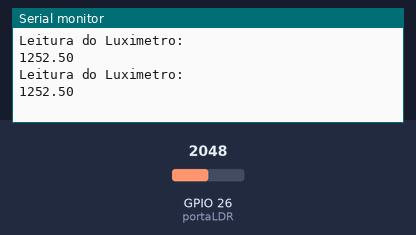
Simulated run of this sketch. Board: ESP32. On the bench: the last lines printed to the serial monitor. The test bench sets the inputs (shaded band); at power-on: GPIO 26 (portaLDR) = 2048.

Above: at 2.8 s.
2.9 s: GPIO 26 (portaLDR) set to 4095
At 4.8 s:
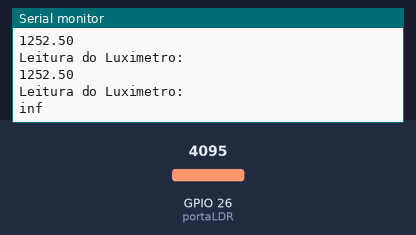
7.5 s: GPIO 26 (portaLDR) set to 3603
At 9.1 s:
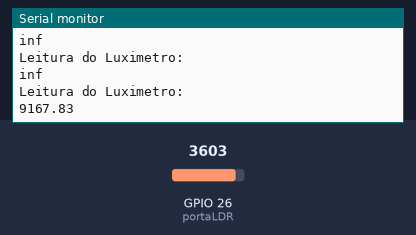

The sketch:

LDR-Sensor.ino
```cpp
// definir porta de leitura do sensor de ldr
const int portaLDR = GPIO_NUM_26 ;
const float MAX_ADC_READING = 4095.0 ;
const float ADC_REF_VOLTAGE = 3.30 ;
const int REF_RESISTANCE = 10000;
const long LUX_CALC_SCALAR = 12518931 ;
const int LUX_CALC_EXPONENT = -1.405 ;

float leitura = 0;
float resistorVoltage = 0;
float ldrVoltage = 0;
float ldrResistance = 0;
float ldrLux = 0;

void setup() {
  // inicializar serial
  Serial.begin(115200);
  // definir porta do sensor ldr como entrada
  pinMode(portaLDR, INPUT);
}

void loop() {
  // realizar leitura do sensor ldr
  leitura = analogRead(portaLDR);
  resistorVoltage = leitura / MAX_ADC_READING * ADC_REF_VOLTAGE ;
  ldrVoltage = ADC_REF_VOLTAGE - resistorVoltage ;
  ldrResistance = ldrVoltage/resistorVoltage * REF_RESISTANCE ;
  ldrLux = LUX_CALC_SCALAR * pow(ldrResistance, LUX_CALC_EXPONENT);

  // Realizar o print da leitura no serial
  Serial.println("Leitura do Luximetro:");
  Serial.println(ldrLux);
  // realizar um delay e inicializar leitura daqui a 2 segundos
  delay(2000);

}
```

Measured:
- after the input at 2.9 s, the serial monitor: prints a new line after 1.1 s (image 1)
- after the input at 7.5 s, the serial monitor: prints a new line after 0.50 s (image 2)
